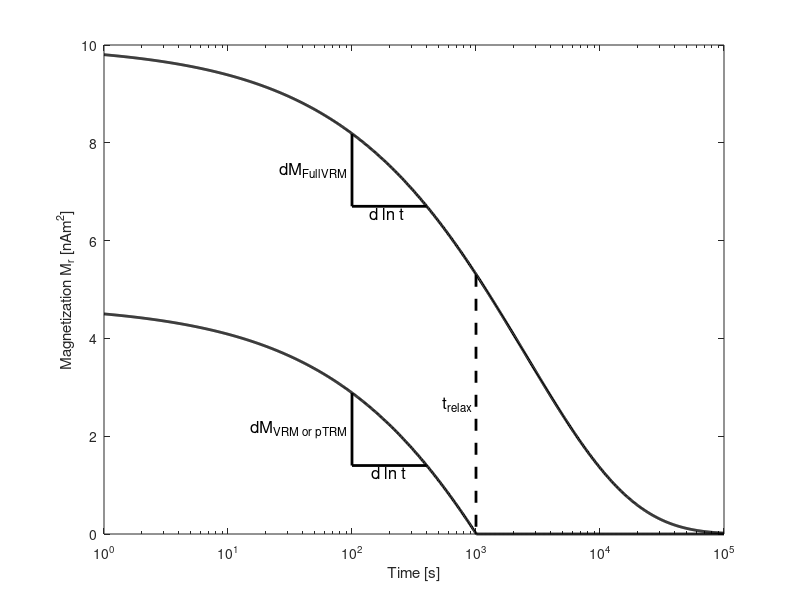

This figure's MATLAB source: (Note: this script raises an error after producing the figure.)



figure(1); 
set(gcf, 'Position', [48 500 500 400]);
clf
set(gcf, 'Color', 'w');

lw =2;

t = logspace(0, 5, 1000); 
Ms0 = 10; 
tau0 = 1e-5; 

Mfull = Ms0 * exp(-t.^.5/50); 
tvrm = 1000; 
idvrm = find(t>=tvrm, 1, 'first');
Mvrm = Mfull - Mfull(idvrm); 
Mvrm(idvrm:end) = 0; 

semilogx(t, Mfull, 'k-', 'LineWidth', lw); 
hold on
semilogx(t, Mvrm, 'k-', 'LineWidth', lw); 
xlabel('Time [s]'); 
ylabel('Magnetization M_r [nAm^2]');

plot([tvrm, tvrm], [Mfull(idvrm), 0], '--', 'LineWidth', lw, 'Color', 0 *[1 1 1] ); 

tdelta = 100; 
dt = 4; 
idd = find(t>=tdelta, 1, 'first'); 
idd2 = find(t>=tdelta*dt, 1, 'first'); 

plot([tdelta, tdelta], [Mfull(idd), Mfull(idd2)], 'k-', 'LineWidth', lw); 
plot([tdelta, tdelta], [Mvrm(idd), Mvrm(idd2)], 'k-', 'LineWidth', lw); 
plot([tdelta, tdelta*dt], [Mfull(idd2), Mfull(idd2)], 'k-', 'LineWidth', lw); 
plot([tdelta, tdelta*dt], [Mvrm(idd2), Mvrm(idd2)], 'k-', 'LineWidth', lw); 

text(tdelta, (Mfull(idd)+Mfull(idd2))/2, 'dM_{FullVRM} ', 'FontSize', 12, 'HorizontalAlignment', 'Right', 'VerticalAlignment', 'Middle');
text(tdelta, (Mvrm(idd)+Mvrm(idd2))/2, 'dM_{VRM or pTRM} ', 'FontSize', 12, 'HorizontalAlignment', 'Right', 'VerticalAlignment', 'Middle');

text(tdelta*dt/2, Mvrm(idd2), 'd ln t', 'FontSize', 12, 'HorizontalAlignment', 'Center', 'VerticalAlignment', 'Top');
text(tdelta*dt/2, Mfull(idd2), 'd ln t ', 'FontSize', 12, 'HorizontalAlignment', 'Center', 'VerticalAlignment', 'Top');

text(tvrm, Mfull(idvrm)/2, ' t_{relax} ', 'FontSize', 12, 'HorizontalAlignment', 'Right', 'VerticalAlignment', 'Middle');

f = gcf;
f.PaperPositionMode = 'auto'; 
f.PaperUnits = 'centimeters'; 
pos = f.Position; 
siz = [pos(3) pos(4)]; 
ratio = siz(2) / siz(1); 
f.PaperSize = 21*[1 ratio]; 
print(f, '../Output/Schema.pdf', '-painters', '-dpdf','-r0', '-bestfit');